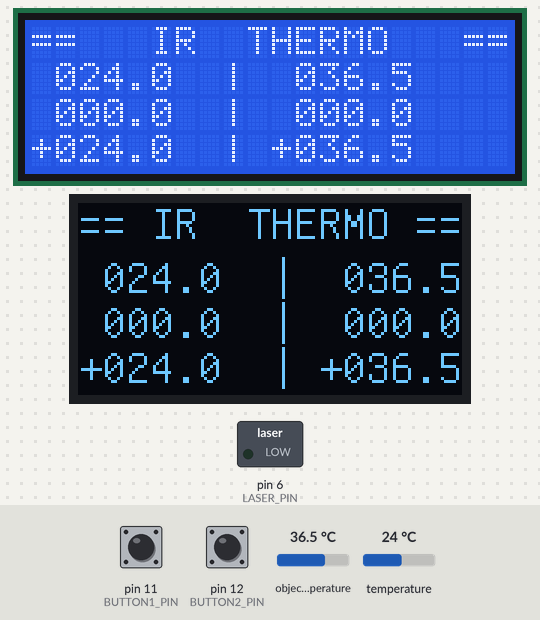
Simulated run of this sketch. Board: Arduino Uno, built with avr-gcc and run on an emulated ATmega328P. On the bench: 20×4 character LCD, 128×64 one-colour display, switched loads named in the sketch (green lamp = pin HIGH). Inputs (shaded band) come from the test bench; at power-on: pin 12 (BUTTON2_PIN) HIGH, object temperature 36.5 °C, pin 11 (BUTTON1_PIN) HIGH, temperature 24 °C.

Above: at 1.3 s.
1.4 s: pin 12 (BUTTON2_PIN) pulled LOW for 3.2 s
At 4.3 s:
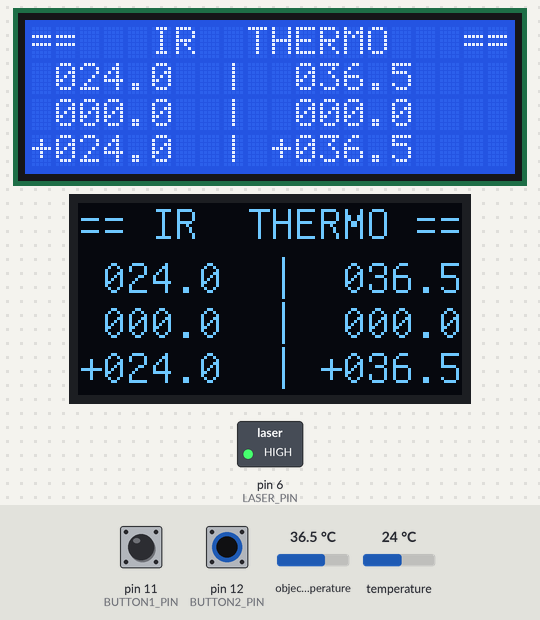
6.1 s: object temperature set to 20 °C
At 7.5 s:
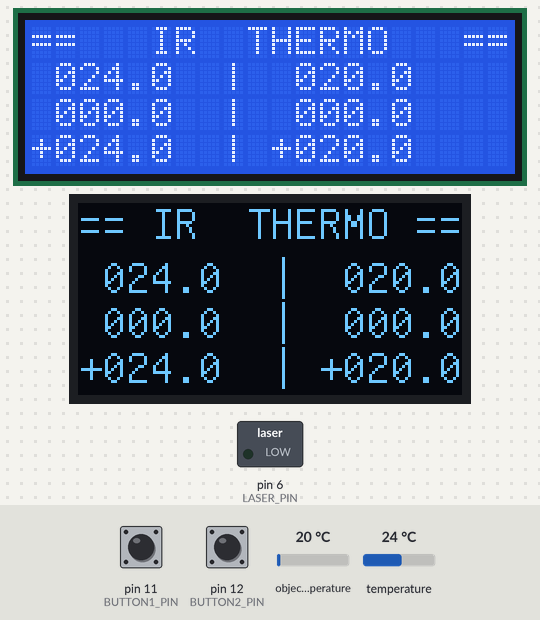
8.2 s: pin 11 (BUTTON1_PIN) pulled LOW for 0.65 s
At 10.2 s:
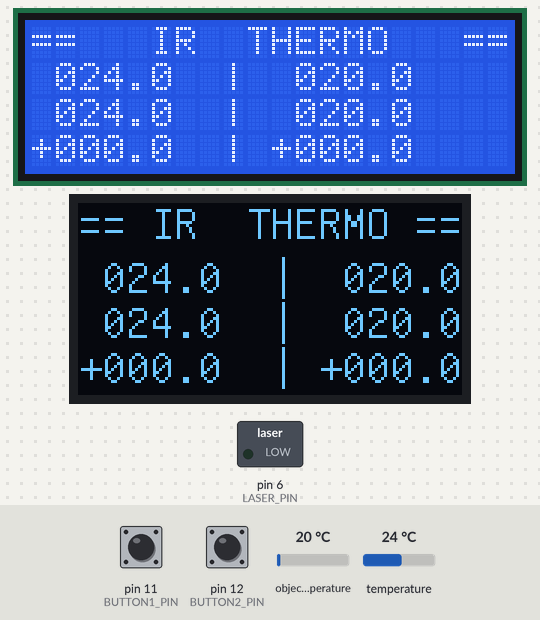
10.6 s: temperature set to 12 °C
At 11.9 s:
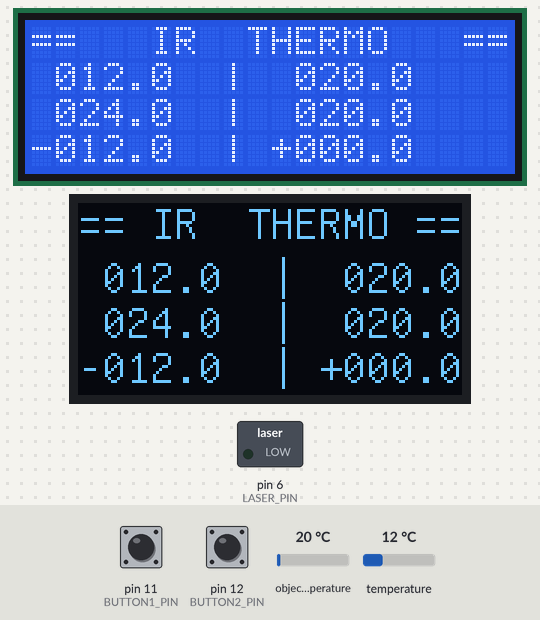
13.0 s: pin 12 (BUTTON2_PIN) pulled LOW for 0.65 s
At 14.8 s:
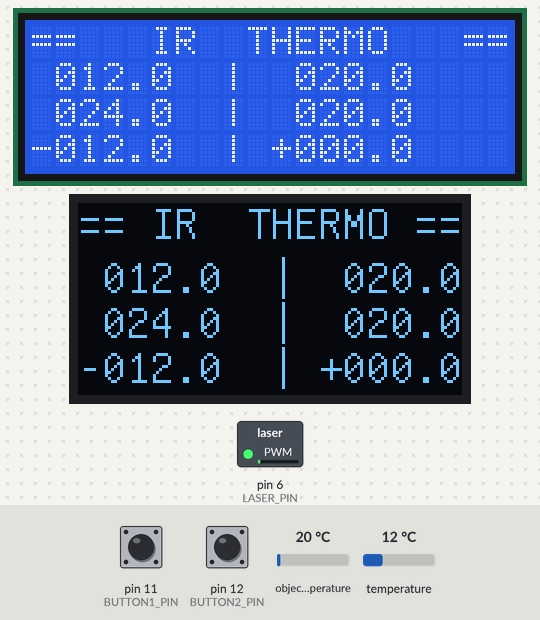
15.1 s: pin 11 (BUTTON1_PIN) pulled LOW for 1 s
At 16.0 s:
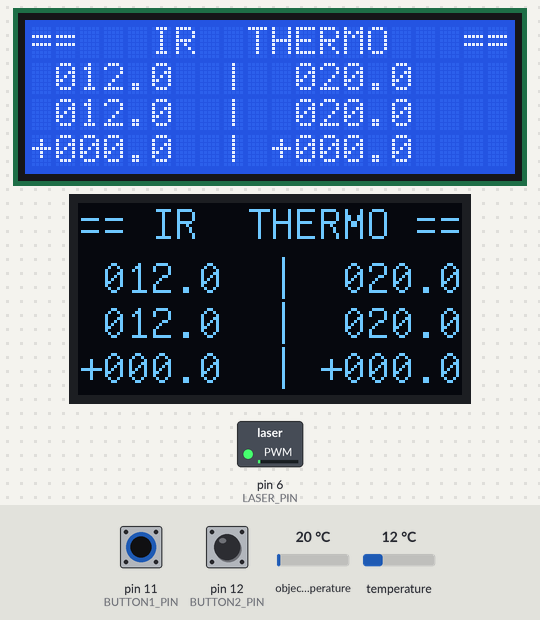
Timing chart, 0 to 18.1 s (numbered marks = the images above; inputs shaded):
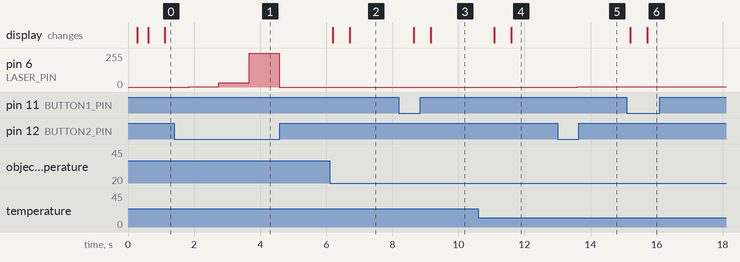

Measured:
- after the input at 1.4 s, pin 6 (LASER_PIN): 0/255 → 1/255 after 0.43 s, → 32/255 0.92 s later, → 255/255 0.92 s later, → 0/255 0.92 s later
- after the input at 6.1 s, the display: first changes after 0.09 s (image 2 shows a later state)
- after the input at 8.2 s, the display: first changes after 0.45 s (image 3 shows a later state)
- after the input at 10.6 s, the display: first changes after 0.48 s (image 4 shows a later state)
- after the input at 13.0 s, pin 6 (LASER_PIN): 0/255 → 1/255 after 0.60 s
- after the input at 15.1 s, the display: first changes after 0.10 s (image 6 shows a later state)

The sketch:

IR_thermo.ino
```cpp
#include <Wire.h>
#include <Adafruit_MLX90614.h>
#include <LiquidCrystal_I2C.h>
#include "U8glib.h"

#define LASER_PIN     6
#define BUTTON1_PIN    11
#define BUTTON2_PIN    12

#ifdef DEBUG
#define DGB_Print(...) Serial.Print(...)
#define DGB_Println() Serial.Println()
#else
#define DGB_Print(...)
#define DGB_Println()
#endif

uint8_t count;
uint8_t laser_strength[4] = {0,1,32,255};
char str[20]="";
char str2[20]="";
char str3[20]="";

unsigned long time2 = 0;
uint8_t skip_next = 0;

int16_t amb;
int16_t obj;
int16_t amb_sav=0;
int16_t obj_sav=0;

Adafruit_MLX90614 mlx = Adafruit_MLX90614();
LiquidCrystal_I2C lcd(0x3F,20,4);  // set the LCD address to 0x27 for a 16 chars and 2 line display
U8GLIB_SSD1306_128X64 u8g(U8G_I2C_OPT_NONE|U8G_I2C_OPT_DEV_0);	// I2C / TWI

void setup() {
  Serial.begin(115200);
  pinMode(BUTTON1_PIN, INPUT);
  digitalWrite(BUTTON1_PIN, HIGH);
  pinMode(BUTTON2_PIN, INPUT);
  digitalWrite(BUTTON2_PIN, HIGH);

  // initialize the lcd
  lcd.init();
  lcd.init();
  // Print a message to the LCD.
  lcd.backlight();
  lcd.setCursor(0,0);
  lcd.print("==   IR  THERMO   ==");
  count = 0;

  mlx.begin();
}

void draw(char * str, char * str2, char * str3) {
  // graphic commands to redraw the complete screen should be placed here
  u8g.setFont(u8g_font_unifont);
  u8g.setPrintPos(0, 12);
  u8g.print("== IR  THERMO ==");
  u8g.setPrintPos(0, 30);
  u8g.print(str);
  u8g.setPrintPos(0, 45);
  u8g.print(str2);
  u8g.setPrintPos(0, 60);
  u8g.print(str3);
}

void loop() {
  unsigned long time = millis();

  if (digitalRead(BUTTON1_PIN) == 0) {
    delay(10);
    if (digitalRead(BUTTON1_PIN) == 0) {
      DGB_Print("SAVING");
      amb_sav = amb;
      obj_sav = obj;
      skip_next = 1;
    }
  }

  if (digitalRead(BUTTON2_PIN) == 0) {
    delay(100);
    if (digitalRead(BUTTON2_PIN) == 0) {
      delay(10);
      count++;
      if (count >= 4) {
        count = 0;
      }
      DGB_Print("LASER MODE = ");
      DGB_Print(count);
      DGB_Println();
      skip_next = 1;
    }
  }

  if (((time - time2) > 500) || (time2 > time)) {
    time2 = time;
    amb = (mlx.readAmbientTempC())*10;
    obj = (mlx.readObjectTempC())*10;

    snprintf(str,20," %03d.%d  |  %03d.%d ",amb/10, amb%10, obj/10, obj%10);
    snprintf(str2,20," %03d.%d  |  %03d.%d ",amb_sav/10, amb_sav%10, obj_sav/10, obj_sav%10);
    snprintf(str3,20,"%c%03d.%d  | %c%03d.%d",((amb-amb_sav<0) ? '-':'+'), abs((amb-amb_sav)/10), abs((amb-amb_sav)%10), ((obj-obj_sav<0) ? '-':'+'), abs((obj-obj_sav)/10), abs((obj-obj_sav)%10));
    DGB_Print(str);
    DGB_Println();
    DGB_Print(str2);
    DGB_Println();
    DGB_Print(str3);
    DGB_Println();
    lcd.setCursor(0,1);
    lcd.print(str);
    lcd.setCursor(0,2);
    lcd.print(str2);
    lcd.setCursor(0,3);
    lcd.print(str3);
    analogWrite(LASER_PIN, laser_strength[count]);
    DGB_Println();
  }

  u8g.firstPage();
  do {
    draw(str,str2,str3);
  } while( u8g.nextPage() );

  if (skip_next == 1)
    delay(250);
}
```
